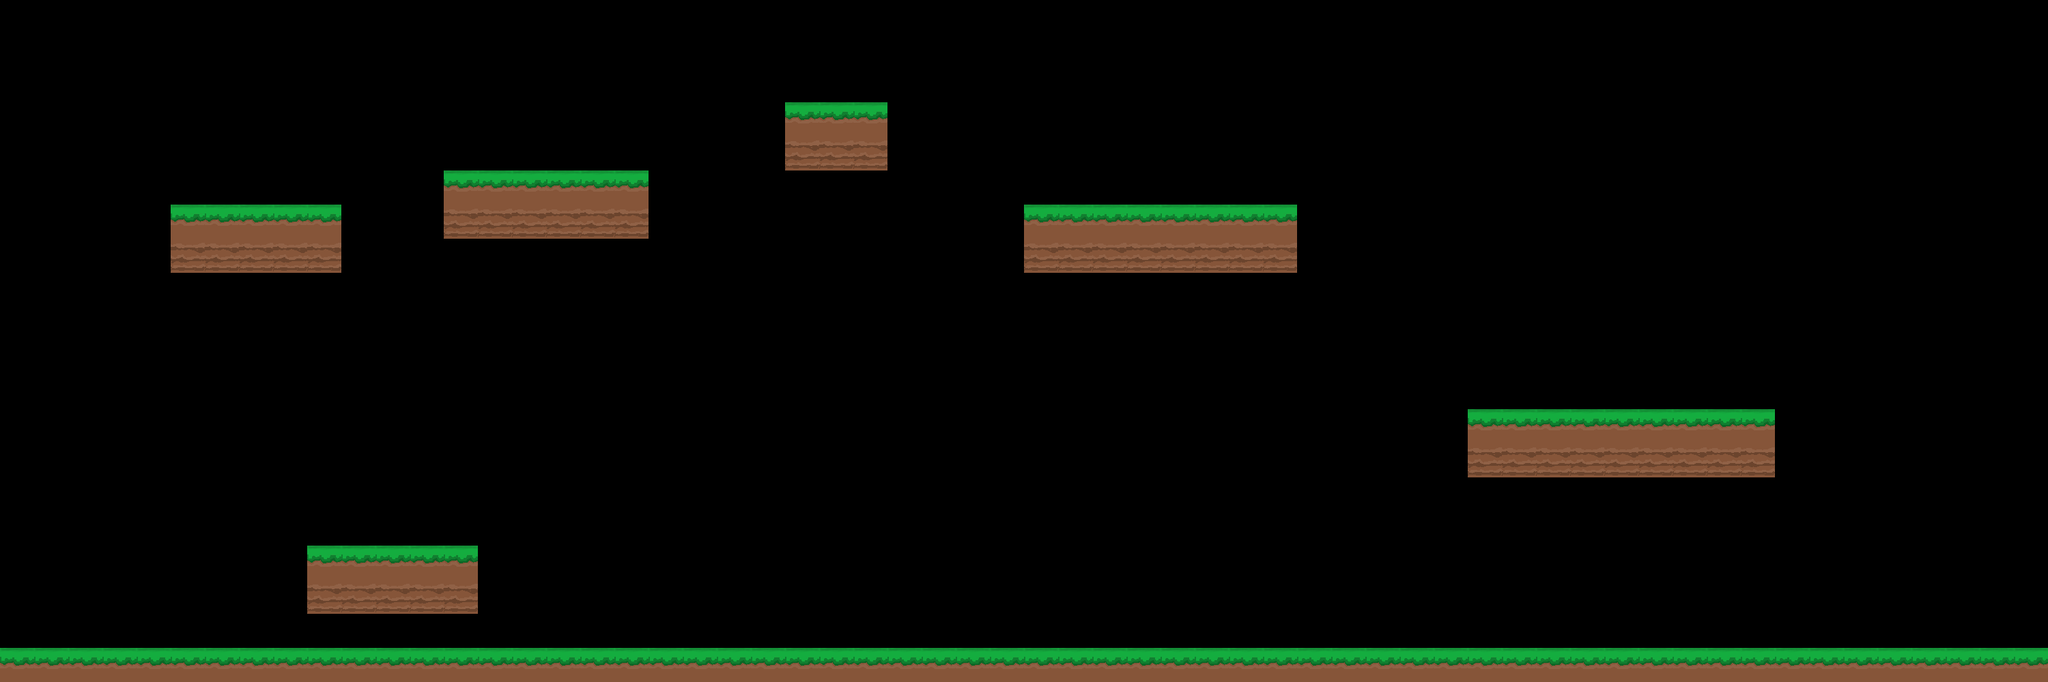

Rendered tile map (Tiled .tmx) drawn with the repository's tilesets; below, a short description and the full map source, tile grids included:
An orthogonal 60x20 tile map with 50x50 px tiles, 1 tile layer (Tile Layer 1), 2 tilesets.

<map version="1.2" tiledversion="1.2.5" orientation="orthogonal" renderorder="right-down" width="60" height="20" tilewidth="50" tileheight="50" infinite="0" nextlayerid="3" nextobjectid="1">
 <tileset firstgid="1" source="../Tiles/grass_tile.tsx" />
 <tileset firstgid="2" source="../Tiles/dirt_tile.tsx" />
 <layer id="1" name="Tile Layer 1" width="60" height="20">
  <data encoding="csv">
0,0,0,0,0,0,0,0,0,0,0,0,0,0,0,0,0,0,0,0,0,0,0,0,0,0,0,0,0,0,0,0,0,0,0,0,0,0,0,0,0,0,0,0,0,0,0,0,0,0,0,0,0,0,0,0,0,0,0,0,
0,0,0,0,0,0,0,0,0,0,0,0,0,0,0,0,0,0,0,0,0,0,0,0,0,0,0,0,0,0,0,0,0,0,0,0,0,0,0,0,0,0,0,0,0,0,0,0,0,0,0,0,0,0,0,0,0,0,0,0,
0,0,0,0,0,0,0,0,0,0,0,0,0,0,0,0,0,0,0,0,0,0,0,0,0,0,0,0,0,0,0,0,0,0,0,0,0,0,0,0,0,0,0,0,0,0,0,0,0,0,0,0,0,0,0,0,0,0,0,0,
0,0,0,0,0,0,0,0,0,0,0,0,0,0,0,0,0,0,0,0,0,0,0,1,1,1,0,0,0,0,0,0,0,0,0,0,0,0,0,0,0,0,0,0,0,0,0,0,0,0,0,0,0,0,0,0,0,0,0,0,
0,0,0,0,0,0,0,0,0,0,0,0,0,0,0,0,0,0,0,0,0,0,0,2,2,2,0,0,0,0,0,0,0,0,0,0,0,0,0,0,0,0,0,0,0,0,0,0,0,0,0,0,0,0,0,0,0,0,0,0,
0,0,0,0,0,0,0,0,0,0,0,0,0,1,1,1,1,1,1,0,0,0,0,0,0,0,0,0,0,0,0,0,0,0,0,0,0,0,0,0,0,0,0,0,0,0,0,0,0,0,0,0,0,0,0,0,0,0,0,0,
0,0,0,0,0,1,1,1,1,1,0,0,0,2,2,2,2,2,2,0,0,0,0,0,0,0,0,0,0,0,1,1,1,1,1,1,1,1,0,0,0,0,0,0,0,0,0,0,0,0,0,0,0,0,0,0,0,0,0,0,
0,0,0,0,0,2,2,2,2,2,0,0,0,0,0,0,0,0,0,0,0,0,0,0,0,0,0,0,0,0,2,2,2,2,2,2,2,2,0,0,0,0,0,0,0,0,0,0,0,0,0,0,0,0,0,0,0,0,0,0,
0,0,0,0,0,0,0,0,0,0,0,0,0,0,0,0,0,0,0,0,0,0,0,0,0,0,0,0,0,0,0,0,0,0,0,0,0,0,0,0,0,0,0,0,0,0,0,0,0,0,0,0,0,0,0,0,0,0,0,0,
0,0,0,0,0,0,0,0,0,0,0,0,0,0,0,0,0,0,0,0,0,0,0,0,0,0,0,0,0,0,0,0,0,0,0,0,0,0,0,0,0,0,0,0,0,0,0,0,0,0,0,0,0,0,0,0,0,0,0,0,
0,0,0,0,0,0,0,0,0,0,0,0,0,0,0,0,0,0,0,0,0,0,0,0,0,0,0,0,0,0,0,0,0,0,0,0,0,0,0,0,0,0,0,0,0,0,0,0,0,0,0,0,0,0,0,0,0,0,0,0,
0,0,0,0,0,0,0,0,0,0,0,0,0,0,0,0,0,0,0,0,0,0,0,0,0,0,0,0,0,0,0,0,0,0,0,0,0,0,0,0,0,0,0,0,0,0,0,0,0,0,0,0,0,0,0,0,0,0,0,0,
0,0,0,0,0,0,0,0,0,0,0,0,0,0,0,0,0,0,0,0,0,0,0,0,0,0,0,0,0,0,0,0,0,0,0,0,0,0,0,0,0,0,0,1,1,1,1,1,1,1,1,1,0,0,0,0,0,0,0,0,
0,0,0,0,0,0,0,0,0,0,0,0,0,0,0,0,0,0,0,0,0,0,0,0,0,0,0,0,0,0,0,0,0,0,0,0,0,0,0,0,0,0,0,2,2,2,2,2,2,2,2,2,0,0,0,0,0,0,0,0,
0,0,0,0,0,0,0,0,0,0,0,0,0,0,0,0,0,0,0,0,0,0,0,0,0,0,0,0,0,0,0,0,0,0,0,0,0,0,0,0,0,0,0,0,0,0,0,0,0,0,0,0,0,0,0,0,0,0,0,0,
0,0,0,0,0,0,0,0,0,0,0,0,0,0,0,0,0,0,0,0,0,0,0,0,0,0,0,0,0,0,0,0,0,0,0,0,0,0,0,0,0,0,0,0,0,0,0,0,0,0,0,0,0,0,0,0,0,0,0,0,
0,0,0,0,0,0,0,0,0,1,1,1,1,1,0,0,0,0,0,0,0,0,0,0,0,0,0,0,0,0,0,0,0,0,0,0,0,0,0,0,0,0,0,0,0,0,0,0,0,0,0,0,0,0,0,0,0,0,0,0,
0,0,0,0,0,0,0,0,0,2,2,2,2,2,0,0,0,0,0,0,0,0,0,0,0,0,0,0,0,0,0,0,0,0,0,0,0,0,0,0,0,0,0,0,0,0,0,0,0,0,0,0,0,0,0,0,0,0,0,0,
0,0,0,0,0,0,0,0,0,0,0,0,0,0,0,0,0,0,0,0,0,0,0,0,0,0,0,0,0,0,0,0,0,0,0,0,0,0,0,0,0,0,0,0,0,0,0,0,0,0,0,0,0,0,0,0,0,0,0,0,
1,1,1,1,1,1,1,1,1,1,1,1,1,1,1,1,1,1,1,1,1,1,1,1,1,1,1,1,1,1,1,1,1,1,1,1,1,1,1,1,1,1,1,1,1,1,1,1,1,1,1,1,1,1,1,1,1,1,1,1
</data>
 </layer>
</map>